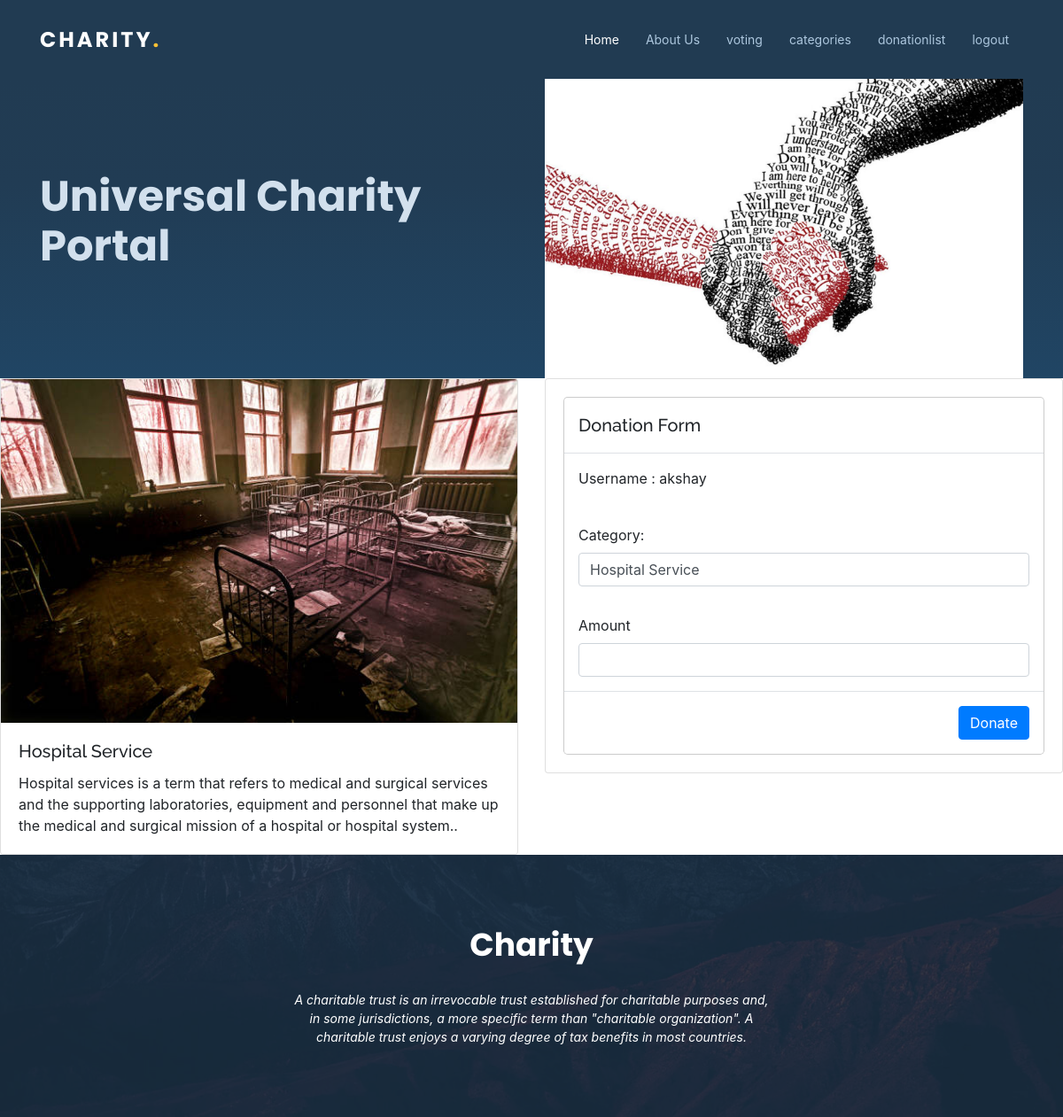
/category-donation/1/ (signed in), run on the app's committed database.
### app1/models.py (models this page shows)
class CategoryType(models.Model):
    name=models.CharField(max_length=50,null=True,blank=True)
    description=models.TextField(null=True,blank=True)
    image=models.ImageField(upload_to='donation/')

class Registeration(models.Model):
    name=models.CharField(max_length=30,null=True,blank=True)
    email=models.EmailField(null=True,blank=True)
    mobile=models.PositiveIntegerField(null=True,blank=True)
    password=models.CharField(max_length=8,null=True,blank=True)
    is_verified=models.BooleanField(default=False,null=True,blank=True)

### app1/views.py (the view, shortened to what this page needs)
# urls.py: path('category-donation/<int:id>/',donationcategory,name='donationcategory'),
def donationcategory(request,id):
    if request.session.has_key('email'):
        model1=Registeration.objects.get(email=request.session['email'])
        data=CategoryType.objects.get(id=id)
        return render(request,'user/donation.html',{'model1':model1,'data':data})

### app1/templates/user/donation.html (shortened to what this page needs)
{% load static %}
<!DOCTYPE html>
<html lang="en">
<head>
  <link href="{% static 'asset/vendor/aos/aos.css' %}" rel="stylesheet">
  <link href="{% static 'asset/vendor/bootstrap/css/bootstrap.min.css' %}" rel="stylesheet">
  <link href="{% static 'asset/vendor/bootstrap-icons/bootstrap-icons.css' %}" rel="stylesheet">
  <link href="{% static 'asset/vendor/boxicons/css/boxicons.min.css' %}" rel="stylesheet">
  <link href="{% static 'asset/vendor/glightbox/css/glightbox.min.css' %}" rel="stylesheet">
  <link href="{% static 'asset/vendor/swiper/swiper-bundle.min.css' %}" rel="stylesheet">
  <link href="{% static 'asset/css/style.css' %}" rel="stylesheet">
</head>
<body>
  <header id="header">
    <div class="container d-flex align-items-center justify-content-between">
      <div class="logo">
        <h1><a href="index.html">Charity<span>.</span></a></h1>
      </div>
      <nav id="navbar" class="navbar">
        <ul>
          <li><a class="nav-link scrollto active" href="{% url 'userindex'  %}">Home</a></li>
          <li><a class="nav-link scrollto" href="{% url 'userindex'  %}">About Us</a></li>
          <li><a class="nav-link scrollto" href="{% url 'userindex'  %}">voting</a></li>
          <li><a class="nav-link scrollto" href="{% url 'userindex'  %}">categories</a></li>
          <li><a class="nav-link scrollto" href="{% url 'alldata' %}">donationlist</a></li>
          {% if request.session.email %}
          <li><a class="nav-link scrollto" href="{% url 'logout' %}">logout</a></li>
          {% else %}
          <li><a href="{% url 'login' %}" class="nav-link">login</a></li>
          {% endif%}
        </ul>
      </nav>
    </div>
  </header>
  <section id="hero">
    <div class="container">
      <div class="row d-flex align-items-center">
      <div class=" col-lg-6 py-5 py-lg-0 order-2 order-lg-1" data-aos="fade-right">
        <h1>Universal Charity Portal</h1>
      </div>
      <div class="col-lg-6 order-1 order-lg-2 hero-img" data-aos="fade-left">
        <img src="{% static 'asset/img/bgg.jpeg' %}" class="img-fluid" alt="">
      </div>
    </div>
    </div>
  </section>
<div class="row">
    <div class="col-sm-6">
      <div class="card">
        <img class="card-img-top" src="{{data.image.url}}" alt="Card image cap">
        <div class="card-body">
          <h5 class="card-title">{{ data.name }}</h5>
          <p class="card-text">{{data.description}}.</p>
        </div>
      </div>
    </div>
    <div class="col-sm-6">
      <div class="card">
        <div class="card-body">
            <div  >
              <div >
                <form method="post">
                  <div class="modal-content">
                    <div class="modal-header">
                      <h5 class="modal-title">Donation Form</h5>
                     </div>
                    <div class="modal-body">
                      <label>Username : {{ model1.name}}</label>
                    </div>
                    <div class="modal-body">
                      <label>Category:</label>
                      <select name="category" class="form-control" required>
                        <option value="{{ data.id }}">{{ data.name }}</option>
                      </select>
                    </div>
                    <div class="modal-body">
                      <label>Amount</label>
                      <input type="number"  name='amount' min="0" class="form-control" required>
                    </div>
                    <div class="modal-footer">
                     <button type="submit"  class="btn btn-primary">Donate</button>
                    </div>
                  </div>
                </form>
              </div>
            </div>
          </div>
      </div>
    </div>
  </div>
  <footer id="footer">
    <div class="footer-top">
      <div class="container">
        <div class="row  justify-content-center">
          <div class="col-lg-6">
            <h3>Charity</h3>
            <p>A charitable trust is an irrevocable trust established for charitable purposes and, in some
              jurisdictions, a more specific term than "charitable organization". A charitable trust enjoys a varying
              degree of tax benefits in most countries.</p>
          </div>
        </div>
      </div>
    </div>
  </footer>
  <link rel="stylesheet" href="https://stackpath.bootstrapcdn.com/bootstrap/4.5.0/css/bootstrap.min.css">
</body>
</html>

### app1/static/asset/css/style.css (style rules this page uses)
body { font-family: "Open Sans", sans-serif; color: #444444; }
a { color: #fdc134; text-decoration: none; }
h1, h2, h3, h4, h5, h6 { font-family: "Raleway", sans-serif; }
#header { z-index: 997; transition: all 0.5s; padding: 16px 0; background: #213b52; }
#header .logo h1 { font-size: 24px; margin: 0; padding: 10px 0; line-height: 1; font-weight: 700; letter-spacing: 3px; text-transform: uppercase; font-family: "Poppins", sans-serif; }
#header .logo h1 a, #header .logo h1 a:hover { color: #fff; text-decoration: none; }
#header .logo h1 a span, #header .logo h1 a:hover span { color: #fdc134; }
.navbar { padding: 0; }
.navbar ul { margin: 0; padding: 0; display: flex; list-style: none; align-items: center; }
.navbar li { position: relative; }
.navbar a, .navbar a:focus { display: flex; align-items: center; justify-content: space-between; padding: 10px 0 10px 30px; font-size: 14px; color: #adc7de; white-space: nowrap; transition: 0.3s; }
.navbar a:hover, .navbar .active, .navbar .active:focus, .navbar li:hover > a { color: #fff; }
#hero { width: 100%; padding: 0 0 0 0; background: #213b52; background: linear-gradient(180deg, #213b52 0%, #213c54 35%, #204564 100%); }
#hero h1 { margin: 0 0 15px 0; font-size: 48px; font-weight: 700; line-height: 56px; color: #d2e0ed; font-family: "Poppins", sans-serif; }
section { padding: 60px 0; overflow: hidden; }
#footer { background: url("../img/footer-bg.jpg") center center no-repeat; color: #fff; font-size: 14px; position: relative; }
#footer::before { content: ""; position: absolute; left: 0; right: 0; top: 0; bottom: 0; background: rgba(26, 46, 64, 0.85); z-index: 1; }
#footer .footer-top { position: relative; z-index: 2; text-align: center; padding: 80px 0; }
#footer .footer-top h3 { font-size: 36px; font-weight: 700; color: #fff; position: relative; font-family: "Poppins", sans-serif; padding-bottom: 0; margin-bottom: 0; }
#footer .footer-top p { font-size: 15; font-style: italic; margin: 30px 0 0 0; padding: 0; }

### data on the page
CategoryType: image (picture), name "Hospital Service", description "Hospital services is a term that refers to medical and surgical services and the supporting laboratories, equipment and personnel that make up the medical and surgical mission of a hospital or hospital system.", category "Hospital Service"
Registeration: name "akshay"
